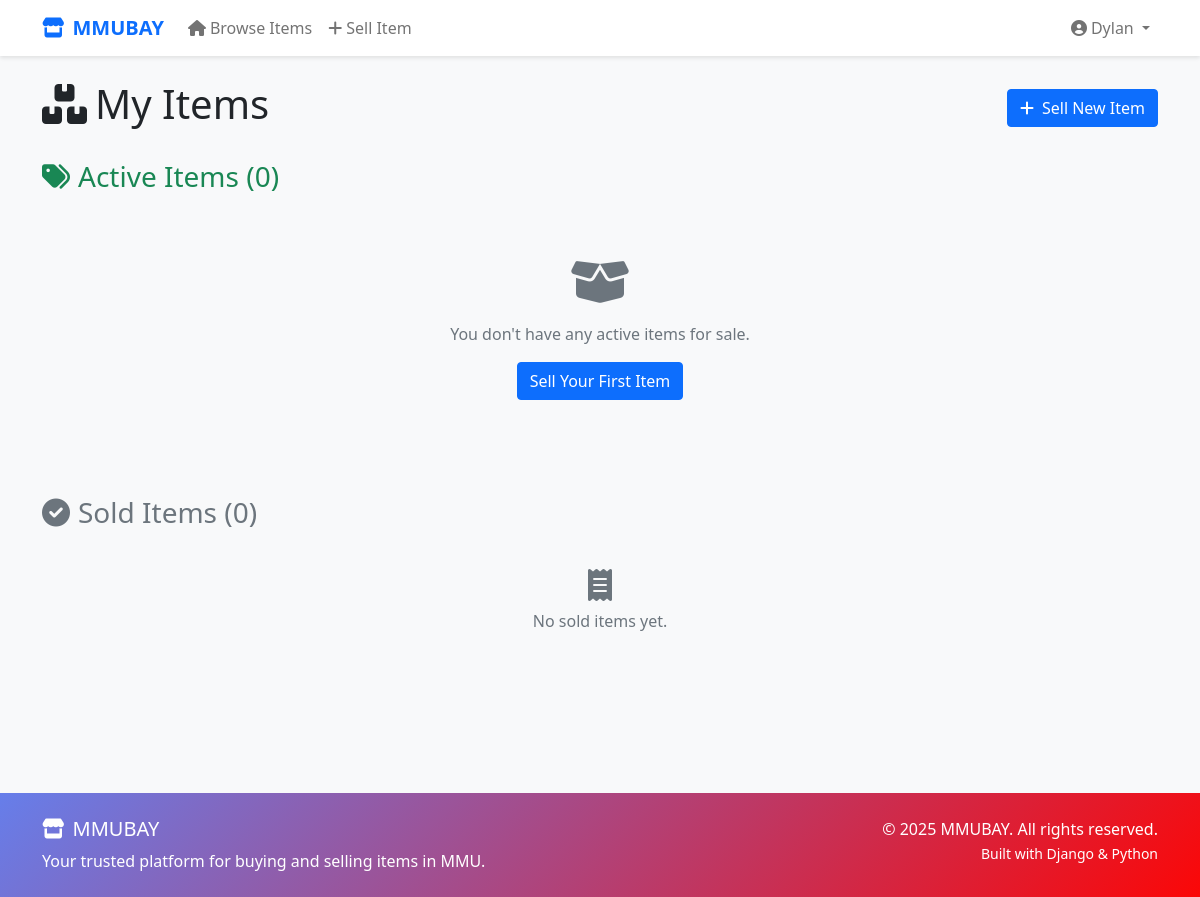
Before: /market/my-items/ (signed in) with the older database file.
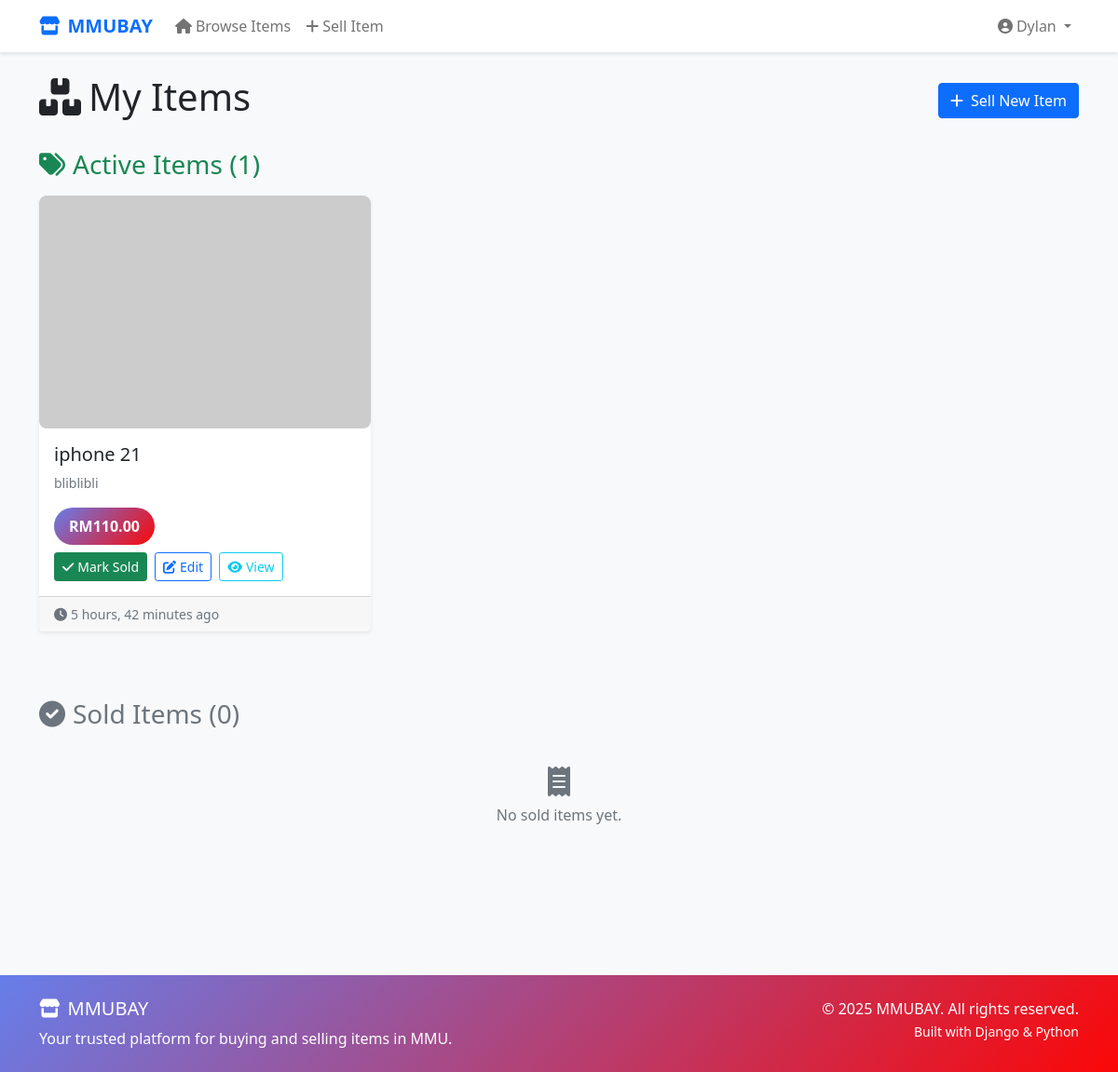
After: the same page with the newer database file.
### market/models.py (models this page shows, shortened)
class Item(models.Model):
    CONDITION_CHOICES = [
        ("New", "New"),
        ("Used", "Used"),
    ]
    seller = models.ForeignKey(User, on_delete=models.CASCADE)
    title = models.CharField(max_length=200)
    description = models.TextField()
    category = models.CharField(max_length=100)
    price = models.DecimalField(max_digits=10, decimal_places=2)
    condition = models.CharField(max_length=20, choices=CONDITION_CHOICES)
    pickup_point = models.ForeignKey(PickupPoint, on_delete=models.SET_NULL, null=True)
    created_at = models.DateTimeField(auto_now_add=True)
    is_sold = models.BooleanField(default=False)
    class Meta:
        ordering = ['-created_at']

### market/views.py (the view, shortened to what this page needs)
# urls.py: path('my-items/', views.my_items, name='my_items'),
@login_required
def my_items(request):
    active_items = Item.objects.filter(seller=request.user, is_sold=False).order_by('-created_at')
    sold_items = Item.objects.filter(seller=request.user, is_sold=True).order_by('-created_at')
    pending_orders = Order.objects.filter(seller=request.user, status='pending').order_by('-created_at')  # 这行定义变量
    pending_orders_count = pending_orders.count()
    return render(request, 'market/my_items.html', {
        'active_items': active_items,
        'sold_items': sold_items,
        'pending_orders': pending_orders,  # 新增：传递订单数据
        'pending_orders_count': pending_orders_count  # 新增
    })

### market/templates/market/my_items.html (shortened to what the changed rows need)
{% extends 'market/base.html' %}
{% block content %}
<div class="container py-4">
<div class="d-flex justify-content-between align-items-center mb-4">
    <div>
        <h1><i class="fas fa-boxes me-2"></i>My Items</h1>
    </div>
</div>
    <div class="mb-5">
        <h3 class="text-success mb-3">
            <i class="fas fa-tags me-2"></i>Active Items ({{ active_items|length }})
        </h3>
        {% if active_items %}
            <div class="row">
                {% for item in active_items %}
                <div class="col-md-6 col-lg-4 mb-4">
                    <div class="card h-100 shadow-sm">
                        {% if item.images.all %}
                            <img src="{{ item.images.first.image.url }}"
                                 class="card-img-top item-image"
                                 alt="{{ item.title }}">
                        {% else %}
                            <img src="https://via.placeholder.com/300x200?text=No+Image"
                                 class="card-img-top item-image"
                                 alt="No image">
                        {% endif %}
                        <div class="card-body d-flex flex-column">
                            <h5 class="card-title">{{ item.title }}</h5>
                            <p class="text-muted small">{{ item.description|truncatewords:15 }}</p>
                            <div class="mt-auto">
                                <div class="price-tag mb-2">RM{{ item.price }}</div>
                                <div class="d-flex gap-2">
                                    <form method="post" action="{% url 'my_items' %}" class="d-inline">
                                        <button type="submit" name="mark_sold" value="{{ item.id }}"
                                                class="btn btn-success btn-sm"
                                                onclick="return confirm('Mark {{ item.title }} as sold?')">
                                            <i class="fas fa-check me-1"></i>Mark Sold
                                        </button>
                                    </form>
                                    <a href="{% url 'edit_item' item.id %}" class="btn btn-outline-primary btn-sm">
                                        <i class="fas fa-edit me-1"></i>Edit
                                    </a>
                                    <a href="{% url 'item_detail' item.id %}" class="btn btn-outline-info btn-sm">
                                        <i class="fas fa-eye me-1"></i>View
                                    </a>
                                </div>
                            </div>
                        </div>
                        <div class="card-footer text-muted small">
                            <i class="fas fa-clock me-1"></i>{{ item.created_at|timesince }} ago
                        </div>
                    </div>
                </div>
                {% endfor %}
            </div>
        {% else %}
            <div class="text-center py-5">
                <i class="fas fa-box-open fa-3x text-muted mb-3"></i>
                <p class="text-muted">You don't have any active items for sale.</p>
                <a href="{% url 'add_item' %}" class="btn btn-primary">Sell Your First Item</a>
            </div>
        {% endif %}
    </div>
</div>
{% endblock %}

Changed rows visible on the page:
added Item: title "iphone 21", description "bliblibli", price "110.00", created_at "5 hours, 42 minutes"
Other visible differences:
{{ active_items|length }}: "0" → "1"
text no longer shown: "You don't have any active items for sale. Sell Your First Item"
